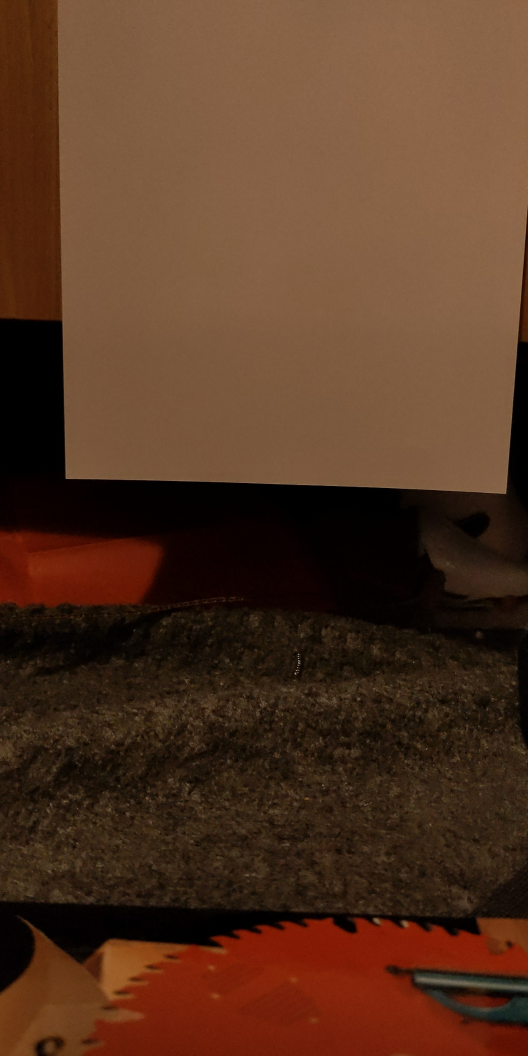
#> input picture images/1-100.jpg, 1056 x 2112 px (shown at 1/2 size); its folder holds 4 pictures in this run
$ python project1.py
#> lines starting #> are read from the running program, lines starting #| are printed output that depends on the picture
import cv2
import matplotlib.pyplot as plt
import os

# Returns brightness for a given epoxure time T
# averages is a dictionary, where the key is the exposure time and the value is the average color
# [41 lines left out: functions BprimeOfT, gOf, linearize, not called in this run]


def get_averages(givenExposures = None):
    exposures = []  # List to store exposure times
    r_averages = []  # List to store average red values
    g_averages = []  # List to store average green values
    b_averages = []  # List to store average blue values

    image_dir = "images"
    # Iterate files by creation date, passing a lambda into sorted
    # that prepends "images/" to each filepath.
    for filename in sorted(os.listdir(image_dir), key=lambda x: os.path.getctime(os.path.join(image_dir, x))):
        if filename.endswith(".jpg"):
            num = int(filename.split(".")[0].split("-")[1])
            exposure = 1 / num  # Extract exposure time from the filename
            exposures.append(exposure)

            file_path = os.path.join(image_dir, filename)
            image = cv2.imread(file_path)[400:500, 174:274]
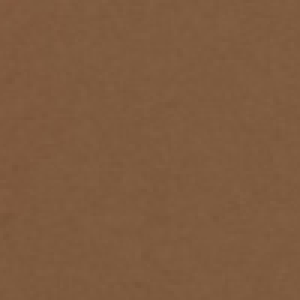
#> image: shape (100, 100, 3) (shown 3 times larger); mean B, G, R 63, 90.9, 126.1
            if givenExposures != None:
                image = linearize(image, givenExposures)
            b, g, r = cv2.split(image)
            r_averages.append(r.mean())
            g_averages.append(g.mean())
            b_averages.append(b.mean())
#> pass 2 of the loop in get_averages, `for filename in sorted(os.listdir(image_dir), key=lambda x: os.path.ge..`:
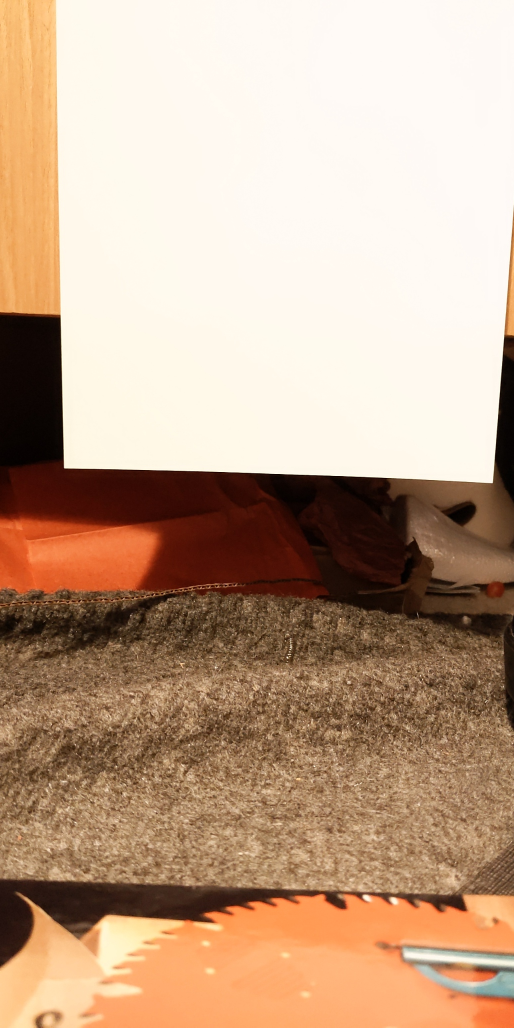
#> input picture images/1-11.jpg, 1028 x 2055 px (shown at 1/2 size)
#> in get_averages, `image = cv2.imread(file_path)[400:500, 174:274]`:
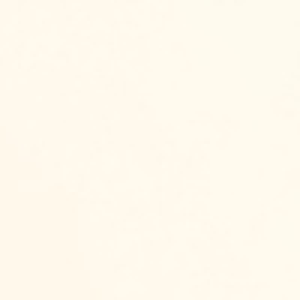
#> image: shape (100, 100, 3) (shown 3 times larger); mean B, G, R 237.2, 249.3, 254.9
#> pass 3 of the loop in get_averages, `for filename in sorted(os.listdir(image_dir), key=lambda x: os.path.ge..`:
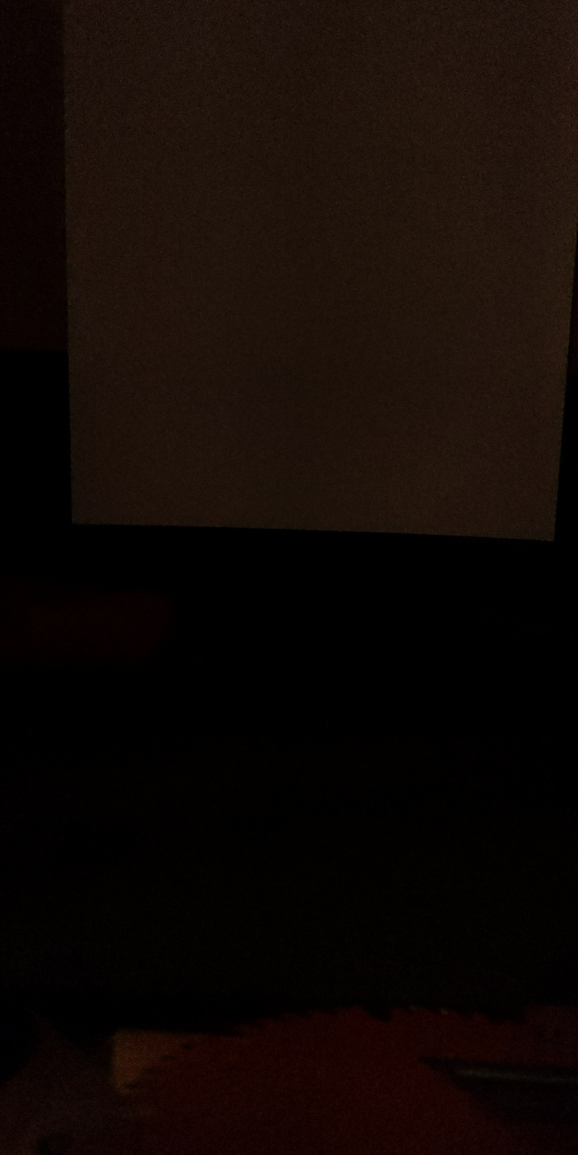
#> input picture images/1-1304.jpg, 1155 x 2310 px (shown at 1/2 size)
#> in get_averages, `b, g, r = cv2.split(image)`:
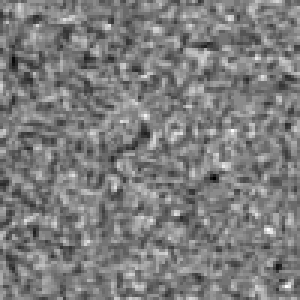
#> g: shape (100, 100) (shown 3 times larger); min 6, max 30, mean 17.8; drawn with min black and max white
#> in get_averages, `b, g, r = cv2.split(image)`:
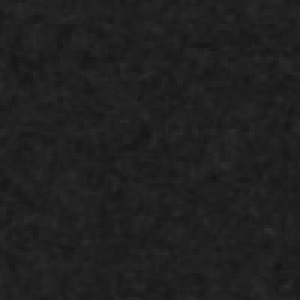
#> r: shape (100, 100) (shown 3 times larger); min 21, max 45, mean 31.7
#> the loop made 4 passes; the first 3 are shown

    if (givenExposures != None):
        plt.plot(exposures, r_averages, 'r', label='Red')
        plt.plot(exposures, g_averages, 'g', label='Green')
        plt.plot(exposures, b_averages, 'b', label='Blue')
        plt.xlabel('Time (s)')
        plt.ylabel('f-1(B\')')
        plt.legend()
        plt.show()
    return exposures, b_averages, g_averages, r_averages

# Coords is the coords of white square
# [64 lines left out: functions greyCardMatrix, applyGreyCard, getCValues, parseCoords, getGreyWorldD, not called in this run]


# coords is [(), ()] the top left, bottom right coords
def applyGreyWorld(img, coords):
    D = getGreyWorldD(img, coords)


# Returns an array of length 4, with each entry being (R', G') for that square
# Array1 (4): Each color
# Array2 (5): Each image
# Array3 (2): R', G'
# [ [(R', G'), (R', G'), (), (), ()], , , ]
# [34 lines left out: functions gatherCFromFolder, plot, not called in this run]


B, b, g, r = get_averages()
exposures = [dict(zip(B, b)), dict(zip(B, g)), dict(zip(B, r))]

# [33 lines of commented-out code are left out]
